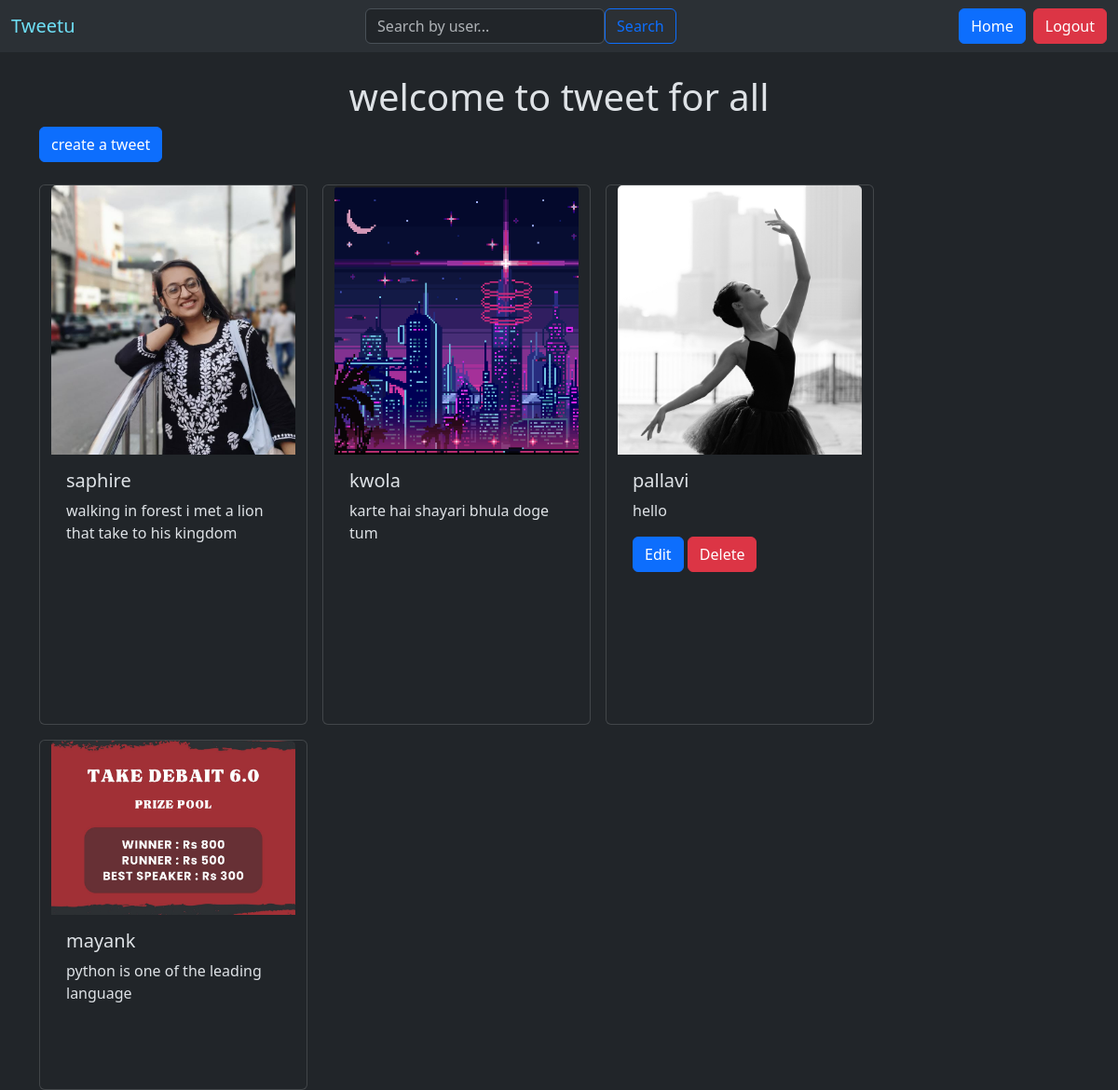
The app's page / (signed in) with its own data.
### tweet/models.py (models this page shows, shortened)
class Tweet(models.Model):
    user = models.ForeignKey(User, on_delete=models.CASCADE)
    text = models.TextField(max_length=250)
    photo = models.ImageField(upload_to='photos/',blank=True, null=True)
    created_at = models.DateTimeField(auto_now_add=True)
    updated_at = models.DateTimeField(auto_now=True)

### tweet/views.py (the view)
# urls.py: path('',views.tweet_list, name='tweet_list'),
def tweet_list(request):
    tweets = Tweet.objects.all().order_by('-created_at')
    return render(request,'tweet_list.html',{'tweets':tweets})

### tweet/templates/tweet_list.html (shortened to what this page needs)
{% extends 'layout.html' %}
{% block content %}
<h1 class="text-center mt-4">welcome to tweet for all</h1>
<a  class = "btn btn-primary mb-4" href="{% url 'create_tweet' %}">
    create a tweet
</a>
<div class="container row gap-3">
    {% for tweet in tweets %}
    <div class="card" style="width: 18rem;">
        <img src="{{tweet.photo.url}}" class="card-img-top" alt="Tweet Image" style="object-fit: cover; height: 50%;">
        <div class="card-body">
          <h5 class="card-title">{{tweet.user.username}}</h5>
          <p class="card-text">{{tweet.text}}</p>
          {% if request.user.is_authenticated and tweet.user == request.user %}
          <a href="{% url 'edit_tweet' tweet.id%}" class="btn btn-primary">Edit</a>
          <a href="{% url 'tweet_delete' tweet.id%}" class="btn btn-danger">Delete</a>
          {% endif %}
        </div>
      </div>
    {% endfor %}
</div>
{% endblock %}

### records on screen
Tweet: photo (picture), user.username "saphire", text "walking in forest i met a lion that take to his kingdom"
Tweet: photo (picture), user.username "kwola", text "karte hai shayari bhula doge tum"
Tweet: photo (picture), user.username "pallavi", text "hello", shows "Edit"
Tweet: photo (picture), user.username "mayank", text "python is one of the leading language"
